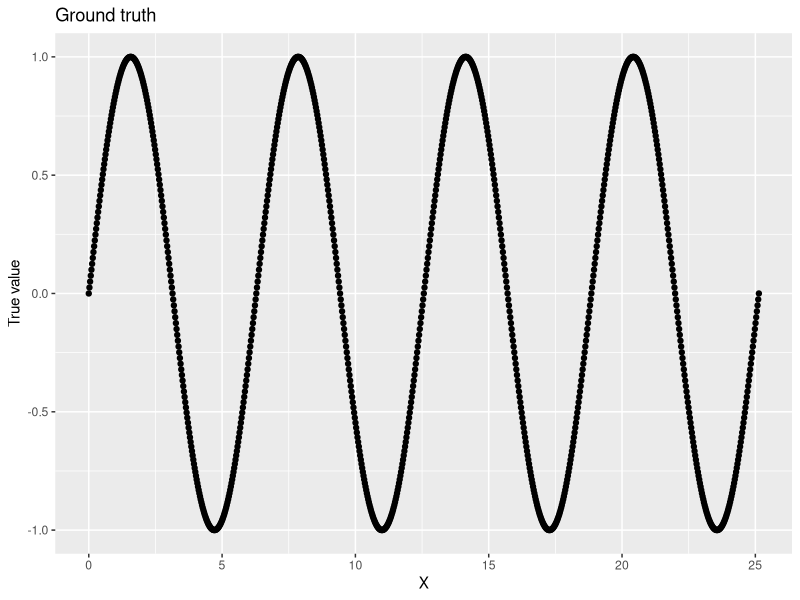
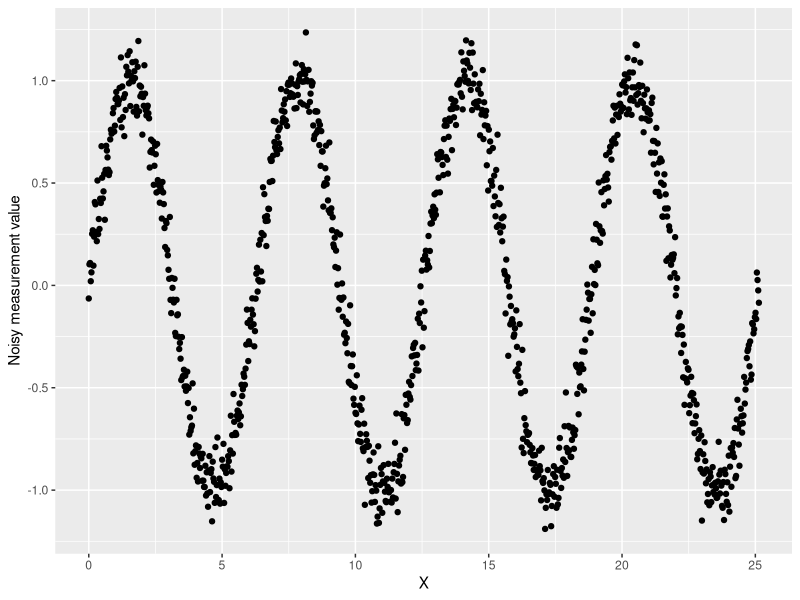
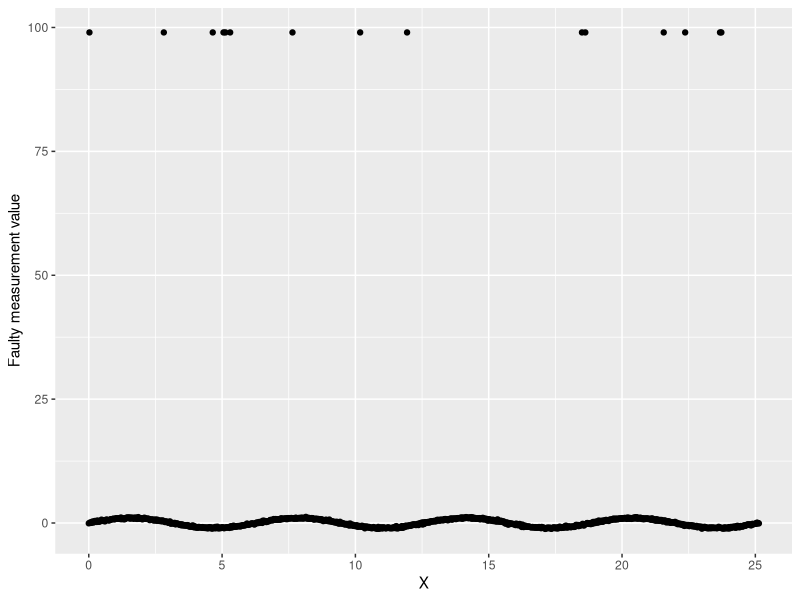
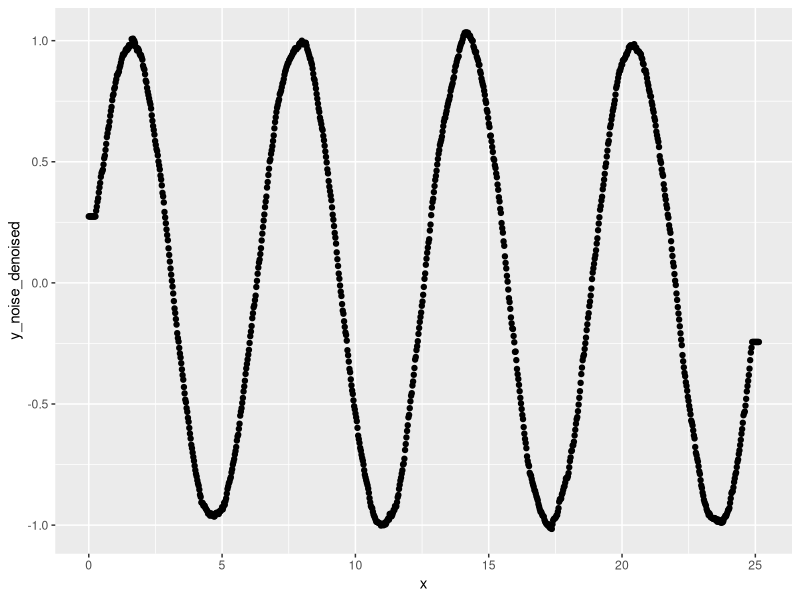
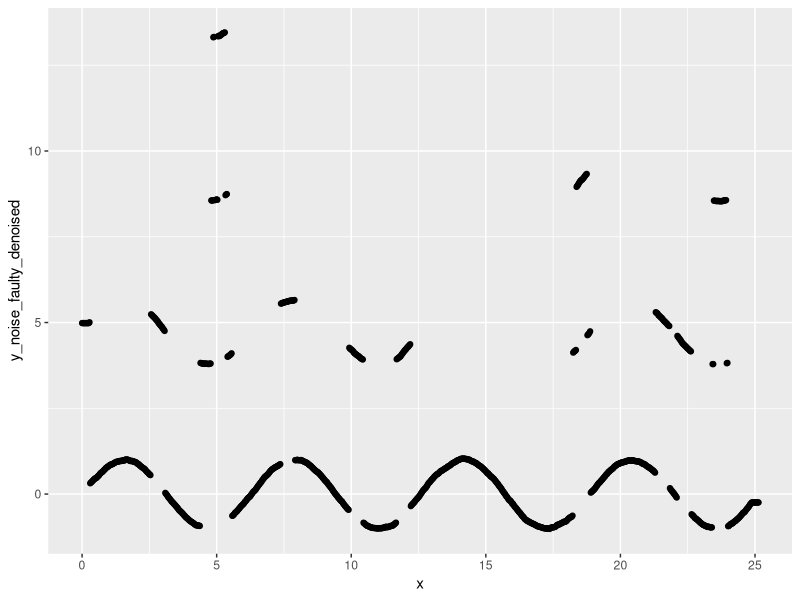
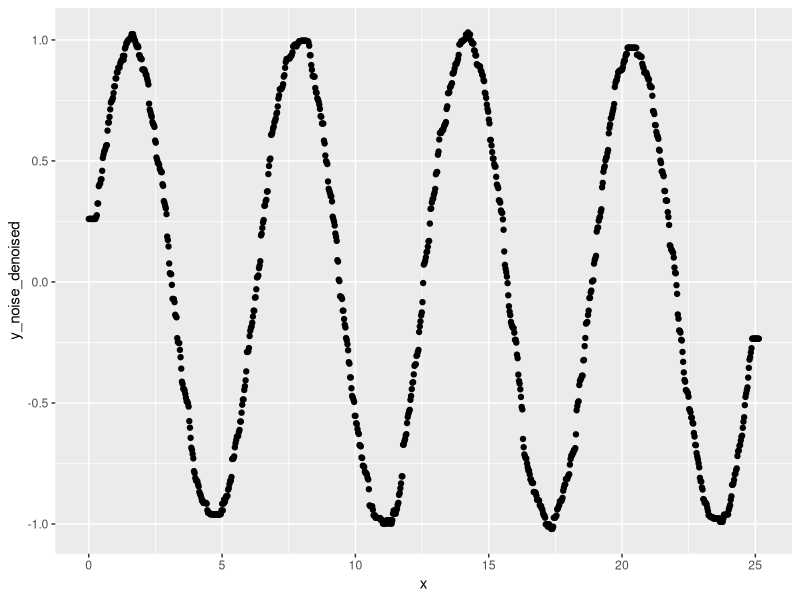
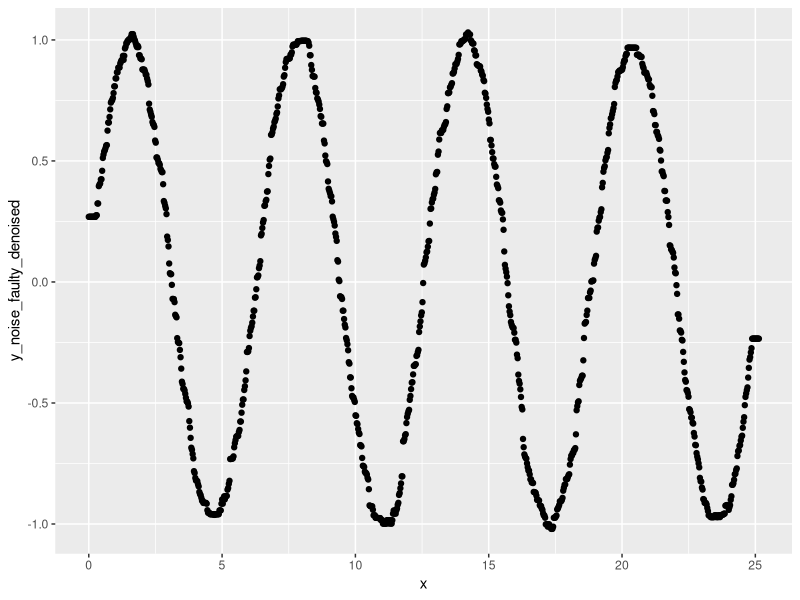

The R script that drew these images, in order:
## ---- chunk 1
library(tidyverse)
## ---- chunk 2
# Resolution gives the number of measurements in our signal.
resolution <- 1000
# x_range_min gives the minimum x value in our signal.
x_range_min <- 0
# x_range_max gives the maximum x value in our signal.
x_range_max <- (8 * pi)
# Generate our signal x,y:
x <- (seq(from=x_range_min, to=resolution) / resolution) * x_range_max
y <- sin(x)
# Create a data frame
data <- data.frame(x=x, y_true=y)
## ---- chunk 3
ggplot(data, aes(x = x, y = y_true)) +
  geom_point() +
  labs(
    x = "X",
    y = "True value",
    title = "Ground truth"
  )
## ---- chunk 4
# noise_sd controls the level of noise applied to each measurement
noise_sd <- 0.1
data$y_noise <- data$y + rnorm(length(data$y), 0, 0.1)
## ---- chunk 5
ggplot(data, aes(x = x, y = y_noise)) +
  geom_point() +
  labs(
    x = "X",
    y = "Noisy measurement value"
  )
## ---- chunk 6
prob_sensor_failure <- 0.02 # Sensor fails 2% of the time
failure_value <- 99
# "Simulate" when our sensor fails. Use rbinom to flip a biased coin for each object in our data.
data$sensor_failure <- rbinom(nrow(data), 1, prob_sensor_failure)
data$y_noise_faulty <- mapply(
  function(y, fail) {
    if (fail) {
      return(failure_value)
    } else {
      return (y)
    }
  },
  data$y_noise,
  data$sensor_failure
)
## ---- chunk 7
ggplot(data, aes(x = x, y = y_noise_faulty)) +
  geom_point() +
  labs(
    x = "X",
    y = "Faulty measurement value"
  )
## ---- chunk 8
# This function calculates a rolling average over the sequence parameter.
# window_width defines how far the window extends to either side of the each index.
rolling_avg <- function(sequence, window_width=1) {
  avgs <- c()
  for (i in seq_along(sequence)) {
    window <- c(i)
    for (w_i in 1:window_width) {
      left <- i - w_i
      right <- i + w_i

      # Check that our window doesn't walk off the edge of our sequence.
      # If so, extend the other side of the window.
      if (left < 1) {
        left <- (i + window_width) + (abs(1 - left))
      }
      if (right > length(sequence)) {
        right <- (i - window_width) - ((right - length(sequence)) )
      }
      window <- c(window, left)
      window <- c(window, right)
    }
    avgs <- c(avgs, mean( sequence[window] ))
  }
  return(avgs)
}
## ---- chunk 9
window_w <- 10
data$y_noise_denoised <- rolling_avg(
  data$y_noise,
  window_width=window_w
)
ggplot(data, aes(x=x, y=y_noise_denoised)) +
  geom_point()
## ---- chunk 10
window_w <- 10
data$y_noise_faulty_denoised <- rolling_avg(
  data$y_noise_faulty,
  window_width=window_w
)
ggplot(data, aes(x=x, y=y_noise_faulty_denoised)) +
  geom_point()
## ---- chunk 11
# This function calculates a rolling average over the sequence parameter.
# window_width defines how far the window extends to either side of the each index.
median_filter <- function(sequence, window_width=1) {
  avgs <- c()
  for (i in seq_along(sequence)) {
    window <- c(i)
    for (w_i in 1:window_width) {
      left <- i - w_i
      right <- i + w_i

      # Check that our window doesn't walk off the edge of our sequence.
      # If so, extend the other side of the window.
      if (left < 1) {
        left <- (i + window_width) + (abs(1 - left))
      }
      if (right > length(sequence)) {
        right <- (i - window_width) - ((right - length(sequence)) )
      }
      window <- c(window, left)
      window <- c(window, right)
    }
    avgs <- c(avgs, median( sequence[window] ))
  }
  return(avgs)
}
## ---- chunk 12
window_w <- 10
data$y_noise_denoised <- median_filter(
  data$y_noise,
  window_width=window_w
)
ggplot(data, aes(x=x, y=y_noise_denoised)) +
  geom_point()
## ---- chunk 13
window_w <- 10
data$y_noise_faulty_denoised <- median_filter(
  data$y_noise_faulty,
  window_width=window_w
)
ggplot(data, aes(x=x, y=y_noise_faulty_denoised)) +
  geom_point()
